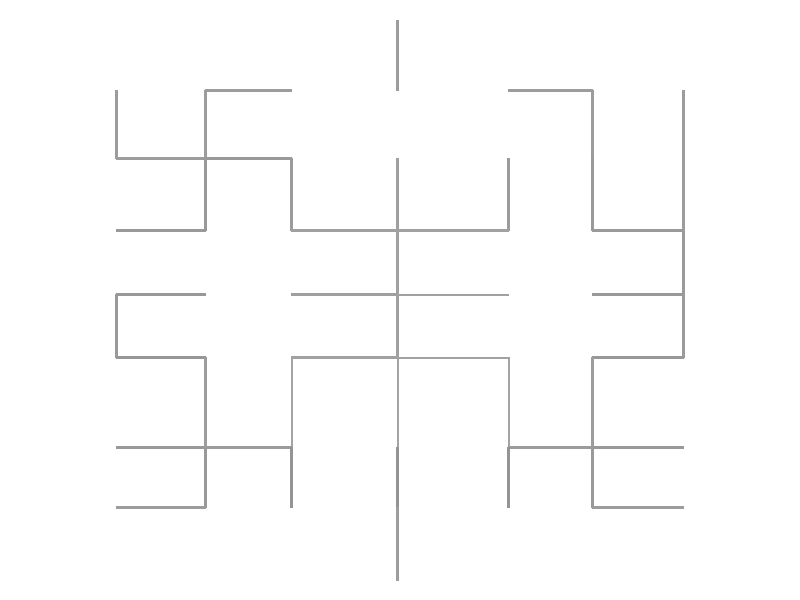
#> input picture examples/anime_maze.png, 800 x 600 px
$ python -i line_drawing.py   (imports and definitions only)
#> lines starting #> are read from the running program, lines starting #| are printed output that depends on the picture; after the words box and inside, x2 and y2 are one past the last pixel; in counts of white or black regions, pixels touching at a corner belong together
#> further down, picture is the input picture: PIL image 800x600 RGB; min 147, max 255, mean 252.6
from __future__ import annotations

"""
Line drawing extractor for the unicursal maze pipeline.
- default: coarse + fine Canny blend.
- detail : face band uses stronger thresholds to drop weak hair/background, outside keeps silhouette.
- Face band now uses multi-scale Canny with local contrast enhancement for clearer facial contours.
"""

from typing import Literal, Optional, Tuple

import numpy as np
from PIL import Image
from skimage import feature, filters, morphology, segmentation, transform
from skimage.color import rgb2gray
from skimage.exposure import equalize_adapthist


# [116 lines left out: functions _build_face_band_mask, _enhance_face_contrast, _multiscale_canny_face, _sharpen_face_edges, not called in this run]


def extract_line_drawing(
    image: Image.Image,
    target_size: Tuple[int, int] = (256, 256),
    max_side: Optional[int] = 512,
    mode: Literal["default", "detail"] = "default",
    face_band_top: Optional[float] = None,
    face_band_bottom: Optional[float] = None,
    face_band_left: Optional[float] = None,
    face_band_right: Optional[float] = None,
    face_canny_face_low: Optional[float] = None,
    face_canny_face_high: Optional[float] = None,
    face_canny_bg_low: Optional[float] = None,
    face_canny_bg_high: Optional[float] = None,
    face_gamma: Optional[float] = None,
    face_smooth_sigma: Optional[float] = None,
) -> np.ndarray:
    """
    Return a bool edge mask from the input image.
    - default: coarse + fine Canny for general use.
    - detail : face band emphasized, background suppressed.
    """
#> called with target_size = (256, 256), max_side = 512, mode = 'default'
    arr = np.asarray(image)

    if arr.ndim == 2:
        gray = arr.astype(float) / 255.0
    elif arr.ndim == 3 and arr.shape[2] == 4:
        arr_rgb = np.asarray(image.convert("RGB"))
        gray = rgb2gray(arr_rgb)
    else:
        gray = rgb2gray(arr)

    # Resize to keep longest side <= max_side
    if max_side is not None and gray.ndim == 2 and gray.size > 0:
        h0, w0 = gray.shape
#> h0 = 600; w0 = 800
        longest = max(h0, w0)
#> longest = 800
        if longest > 0:
            scale = min(1.0, float(max_side) / float(longest))
#> scale = 0.64
            if scale <= 0.0:
                scale = 1.0
            new_h = max(1, int(round(h0 * scale)))
#> new_h = 384
            new_w = max(1, int(round(w0 * scale)))
#> new_w = 512
            resize_target = (new_h, new_w)
#> resize_target = (384, 512)
        else:
            resize_target = target_size
    else:
        resize_target = target_size

    if gray.shape != resize_target:
        gray_resized = transform.resize(
            gray,
            resize_target,
            anti_aliasing=True,
        )
    else:
        gray_resized = gray

    h_resized, w_resized = gray_resized.shape
#> h_resized = 384; w_resized = 512

    # Face band mask (only used in detail mode)
    band_mask = np.zeros_like(gray_resized, dtype=bool)
    if mode == "detail":
        top_r = 0.2 if face_band_top is None else float(face_band_top)
        bottom_r = 0.8 if face_band_bottom is None else float(face_band_bottom)
        left_r = 0.0 if face_band_left is None else float(face_band_left)
        right_r = 1.0 if face_band_right is None else float(face_band_right)

        top_r = max(0.0, min(1.0, top_r))
        bottom_r = max(0.0, min(1.0, bottom_r))
        left_r = max(0.0, min(1.0, left_r))
        right_r = max(0.0, min(1.0, right_r))

        if bottom_r <= top_r:
            bottom_r = min(1.0, top_r + 0.1)
        if right_r <= left_r:
            right_r = min(1.0, left_r + 0.1)

        band_mask = _build_face_band_mask(h_resized, w_resized, top_r, bottom_r, left_r, right_r)

    # Preprocess per band: smooth background, enhance face band contrast
    gray_proc = gray_resized.copy()
    gray_face_enhanced = gray_resized.copy()  # Separate version for face processing

    if band_mask.any():
        # Background: apply Gaussian smoothing to reduce noise
        smooth_sigma = 1.4 if face_smooth_sigma is None else float(face_smooth_sigma)
        smoothed = filters.gaussian(gray_proc, sigma=smooth_sigma, preserve_range=True)
        gray_proc[np.logical_not(band_mask)] = smoothed[np.logical_not(band_mask)]

        # Face band: apply CLAHE for local contrast enhancement
        gray_face_enhanced = _enhance_face_contrast(gray_resized, band_mask)

        # Also apply gamma correction to face region
        face_vals = gray_face_enhanced[band_mask]
        if face_vals.size > 0:
            vmin, vmax = np.percentile(face_vals, (2, 98))  # Wider percentile for better range
            if vmax <= vmin:
                vmax = vmin + 1e-3
            face_norm = np.clip((face_vals - vmin) / (vmax - vmin), 0.0, 1.0)
            gamma = 1.3 if face_gamma is None else max(0.5, float(face_gamma))
            face_gamma_vals = np.power(face_norm, 1.0 / gamma)
            gray_face_enhanced[band_mask] = face_gamma_vals
            gray_proc[band_mask] = face_gamma_vals

    # Base Canny
    edges_coarse = feature.canny(gray_proc, sigma=1.0)
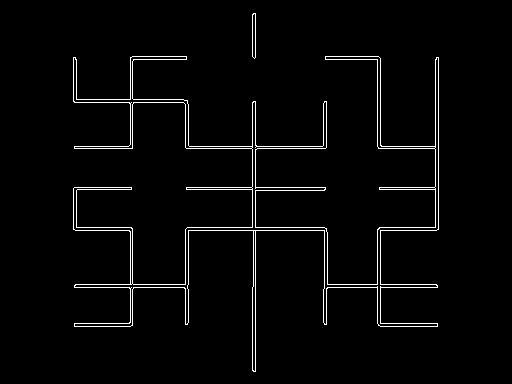
#> edges_coarse: shape (384, 512) bool; 2.6% white in thin lines or dots, all inside (x1, y1, x2, y2) = (73, 13, 439, 372)
    edges_fine = feature.canny(
        gray_proc,
        sigma=0.7,
        low_threshold=0.05,
        high_threshold=0.12,
    )
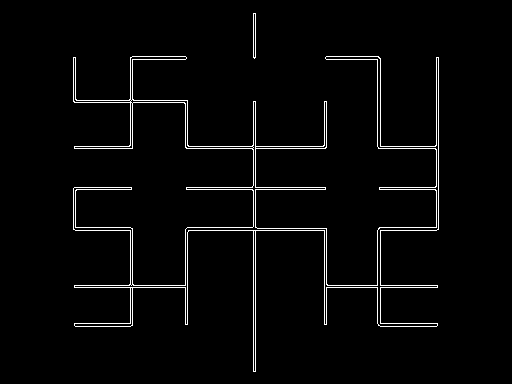
#> edges_fine: shape (384, 512) bool; 2.6% white in thin lines or dots, all inside (x1, y1, x2, y2) = (73, 13, 439, 372)

    if mode == "detail" and band_mask.any():
        # Optimized thresholds: lower for face to capture more contours
        face_low = 0.08 if face_canny_face_low is None else float(face_canny_face_low)
        face_high = 0.20 if face_canny_face_high is None else float(face_canny_face_high)
        bg_low = 0.10 if face_canny_bg_low is None else float(face_canny_bg_low)
        bg_high = 0.22 if face_canny_bg_high is None else float(face_canny_bg_high)

        # Face region: use multi-scale Canny on contrast-enhanced image
        edges_face = _multiscale_canny_face(
            gray_face_enhanced,
            low_threshold=face_low,
            high_threshold=face_high,
        )

        # Background: standard Canny with slightly higher thresholds to suppress noise
        edges_bg = feature.canny(
            gray_proc,
            sigma=0.9,
            low_threshold=bg_low,
            high_threshold=bg_high,
        )

        # Combine face and background edges
        edges = np.zeros_like(edges_coarse, dtype=bool)
        edges[band_mask] = edges_face[band_mask]
        edges[np.logical_not(band_mask)] = np.logical_or(edges_bg, edges_coarse)[np.logical_not(band_mask)]

        # Sharpen face edges for clarity
        edges = _sharpen_face_edges(edges, band_mask)

        # Band-wise small component pruning
        edges = morphology.remove_small_objects(edges, max_size=4, connectivity=2)
        edges_out = morphology.remove_small_objects(
            np.logical_and(edges, np.logical_not(band_mask)),
            max_size=11,
            connectivity=2,
        )
        edges_in = np.logical_and(edges, band_mask)
        # Keep more detail in face region
        edges_in = morphology.remove_small_objects(edges_in, max_size=2, connectivity=2)
        edges = np.logical_or(edges_in, edges_out)
    else:
        edges = np.logical_or(edges_coarse, edges_fine)
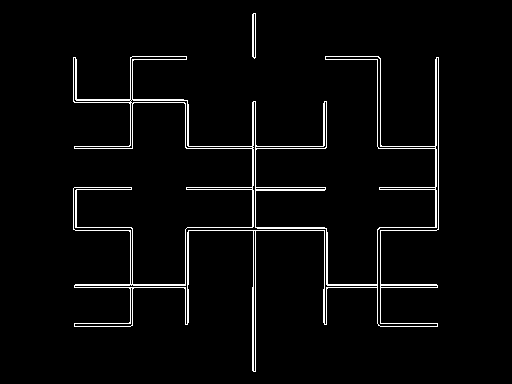
#> edges: shape (384, 512) bool; 3.2% white in thin lines or dots, all inside (x1, y1, x2, y2) = (73, 13, 439, 372)

    # Dilate -> close to fill small gaps
    selem = morphology.disk(1)
    dilated = morphology.dilation(edges, selem)
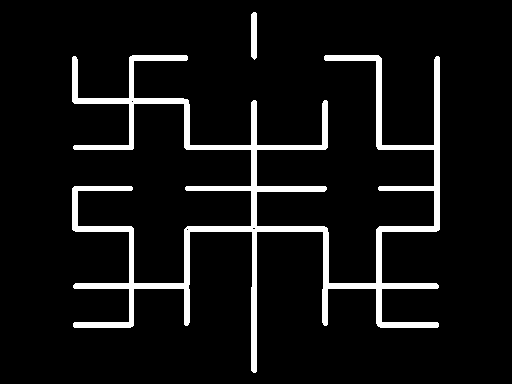
#> dilated: shape (384, 512) bool; 7.3% white; 2 white regions, box (x1, y1, x2, y2) and area: (72, 55, 440, 373) 14064, (251, 12, 257, 60) 275
    closed = morphology.closing(dilated, selem)
#> closed: shape (384, 512) bool; 7.3% white; 2 white regions, box (x1, y1, x2, y2) and area: (72, 55, 440, 373) 14117, (251, 12, 257, 60) 275

    outline = segmentation.find_boundaries(closed, mode="inner")
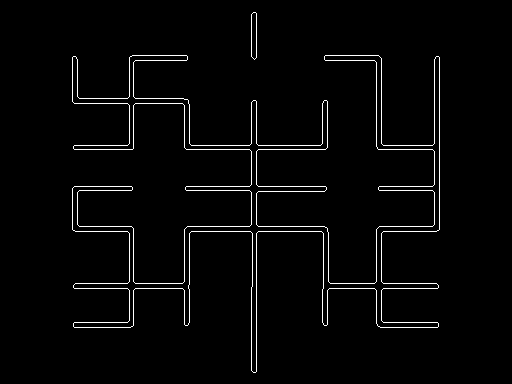
#> outline: shape (384, 512) bool; 2.5% white in thin lines or dots, all inside (x1, y1, x2, y2) = (72, 12, 440, 373)
    if not outline.any():
        outline = edges

    combined = np.logical_or(outline, edges)
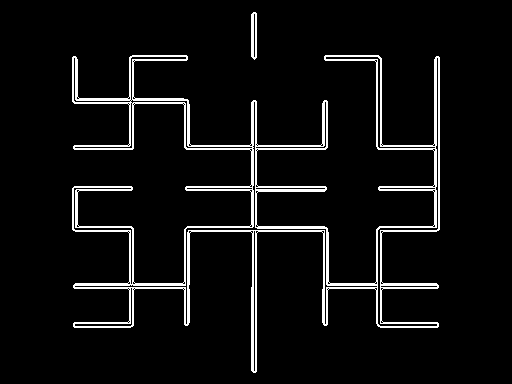
#> combined: shape (384, 512) bool; 5.7% white in thin lines or dots, all inside (x1, y1, x2, y2) = (72, 12, 440, 373)
    return combined.astype(bool)

>>> from PIL import Image
>>> picture = Image.open('../../examples/anime_maze.png')
>>> result = extract_line_drawing(picture)

$ run again, on examples/landscape_maze.png
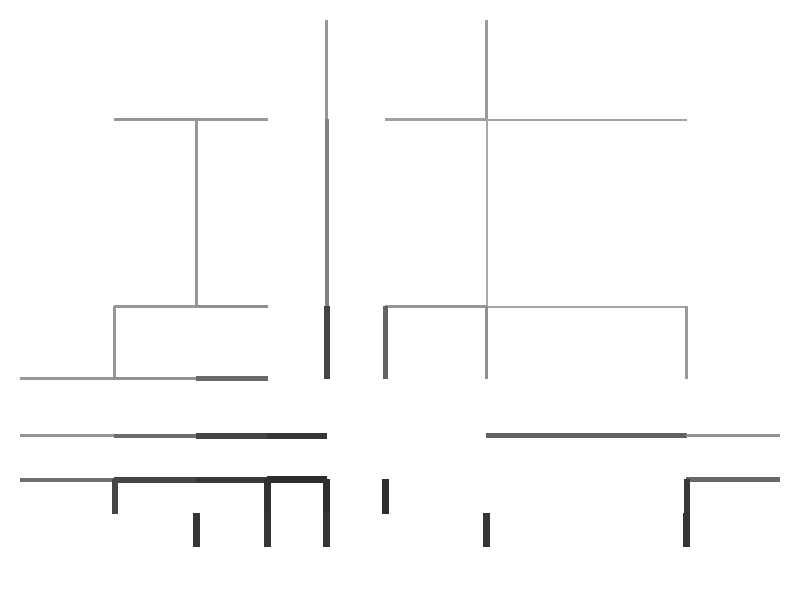
#> input picture examples/landscape_maze.png, 800 x 600 px
#> picture is the input picture: PIL image 800x600 RGB; min 45, max 255, mean 250.7
#> in extract_line_drawing, `edges_coarse = feature.canny(gray_proc, sigma=1.0)`:
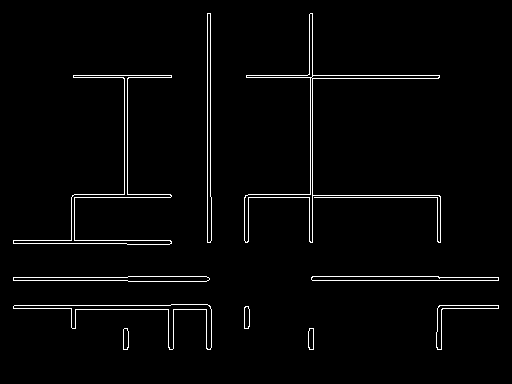
#> edges_coarse: shape (384, 512) bool; 2.4% white in thin lines or dots, all inside (x1, y1, x2, y2) = (13, 13, 499, 350)
#> edges_fine: shape (384, 512) bool; 2.4% white in thin lines or dots, all inside (x1, y1, x2, y2) = (13, 13, 500, 350)
#> dilated: shape (384, 512) bool; 6.9% white; 10 white regions, largest, box (x1, y1, x2, y2) and area: (243, 12, 442, 244) 3890, (12, 74, 173, 246) 2987, (12, 303, 213, 351) 1779
#> closed: shape (384, 512) bool; 7.3% white; 10 white regions, largest, box (x1, y1, x2, y2) and area: (243, 12, 442, 244) 3943, (12, 74, 173, 246) 3039, (12, 303, 213, 351) 2121
#> outline: shape (384, 512) bool; 2.3% white in thin lines or dots, all inside (x1, y1, x2, y2) = (12, 12, 501, 351)
#> in extract_line_drawing, `combined = np.logical_or(outline, edges)`:
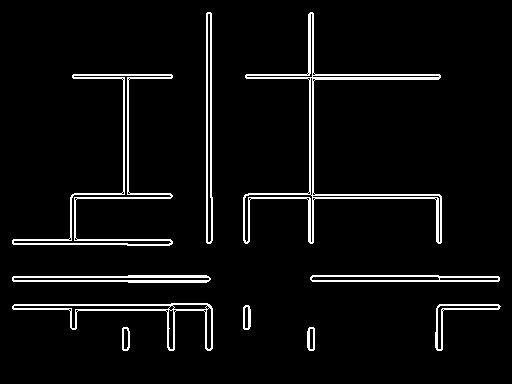
#> combined: shape (384, 512) bool; 5% white in thin lines or dots, all inside (x1, y1, x2, y2) = (12, 12, 501, 351)

$ run again, on examples/photo_maze.png
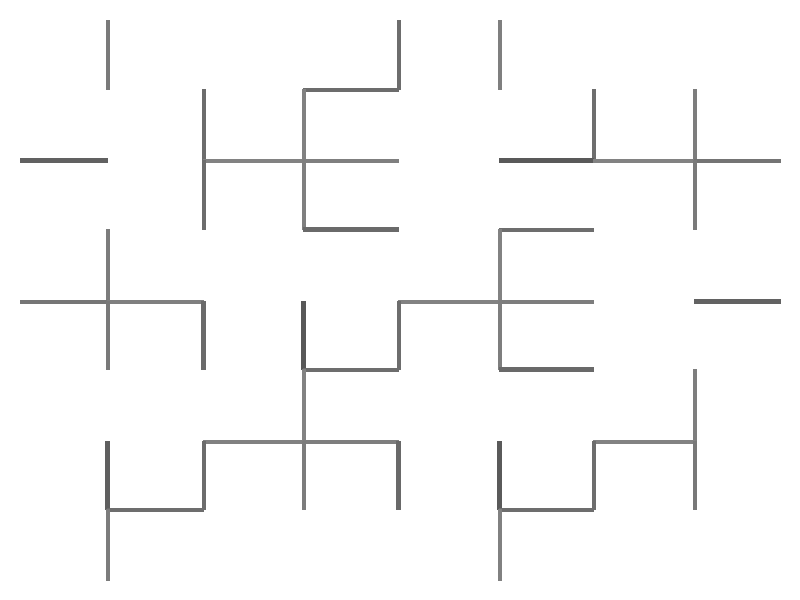
#> input picture examples/photo_maze.png, 800 x 600 px
#> picture is the input picture: PIL image 800x600 RGB; min 88, max 255, mean 250.2
#> in extract_line_drawing, `edges_coarse = feature.canny(gray_proc, sigma=1.0)`:
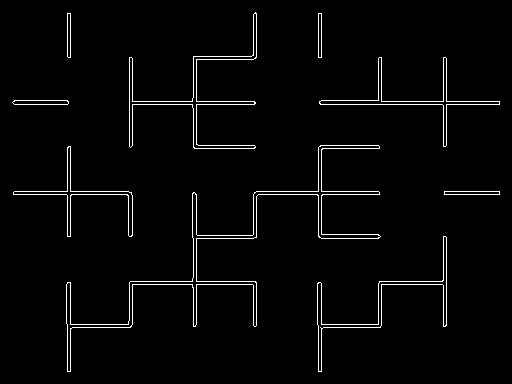
#> edges_coarse: shape (384, 512) bool; 2.5% white in thin lines or dots, all inside (x1, y1, x2, y2) = (12, 12, 500, 372)
#> edges_fine: shape (384, 512) bool; 2.5% white in thin lines or dots, all inside (x1, y1, x2, y2) = (12, 13, 500, 372)
#> dilated: shape (384, 512) bool; 7.6% white; 9 white regions, largest, box (x1, y1, x2, y2) and area: (65, 144, 382, 373) 5515, (128, 11, 258, 150) 2751, (316, 235, 448, 373) 2056
#> closed: shape (384, 512) bool; 7.8% white; 9 white regions, largest, box (x1, y1, x2, y2) and area: (65, 144, 382, 373) 5648, (128, 11, 258, 150) 2768, (316, 235, 448, 373) 2108
#> outline: shape (384, 512) bool; 2.5% white in thin lines or dots
#> in extract_line_drawing, `combined = np.logical_or(outline, edges)`:
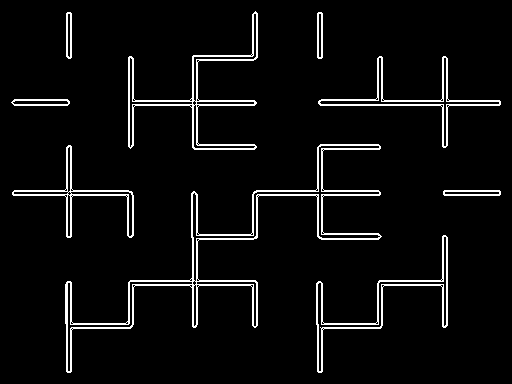
#> combined: shape (384, 512) bool; 5.1% white in thin lines or dots

$ run again, on examples/portrait_maze.png
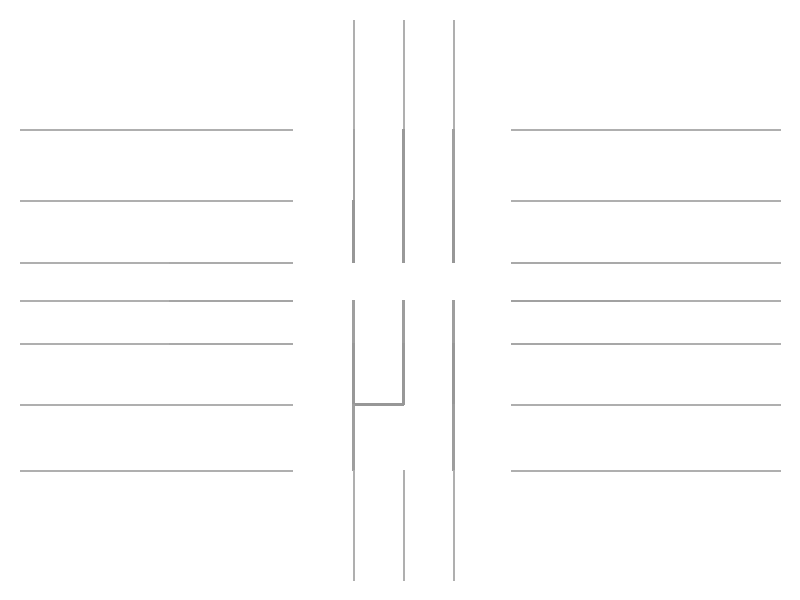
#> input picture examples/portrait_maze.png, 800 x 600 px
#> picture is the input picture: PIL image 800x600 RGB; min 151, max 255, mean 252.9
#> in extract_line_drawing, `edges_coarse = feature.canny(gray_proc, sigma=1.0)`:
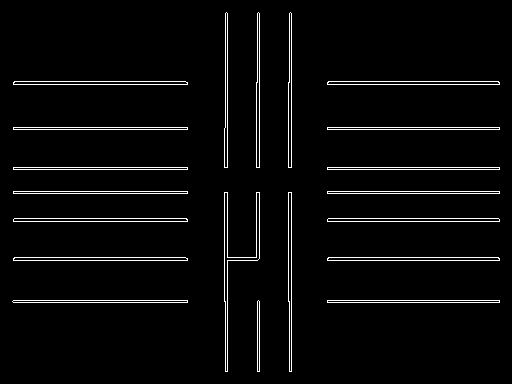
#> edges_coarse: shape (384, 512) bool; 3.5% white in thin lines or dots, all inside (x1, y1, x2, y2) = (12, 12, 500, 372)
#> dilated: shape (384, 512) bool; 9.6% white; 20 white regions, largest, box (x1, y1, x2, y2) and area: (223, 191, 261, 373) 1591, (12, 217, 189, 223) 1054, (12, 80, 189, 86) 1053
#> closed: shape (384, 512) bool; 9.6% white; 20 white regions, largest, box (x1, y1, x2, y2) and area: (223, 191, 261, 373) 1594, (12, 217, 189, 223) 1054, (12, 80, 189, 86) 1053
#> outline: shape (384, 512) bool; 3.5% white in thin lines or dots
#> in extract_line_drawing, `combined = np.logical_or(outline, edges)`:
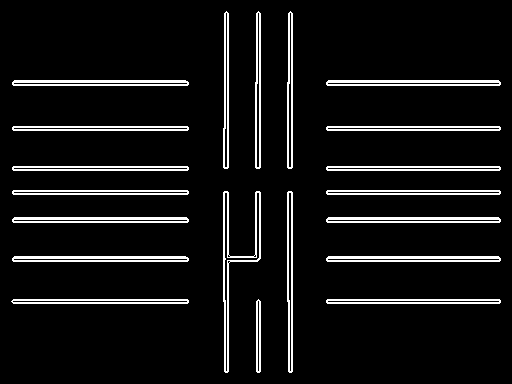
#> combined: shape (384, 512) bool; 7.6% white in thin lines or dots
